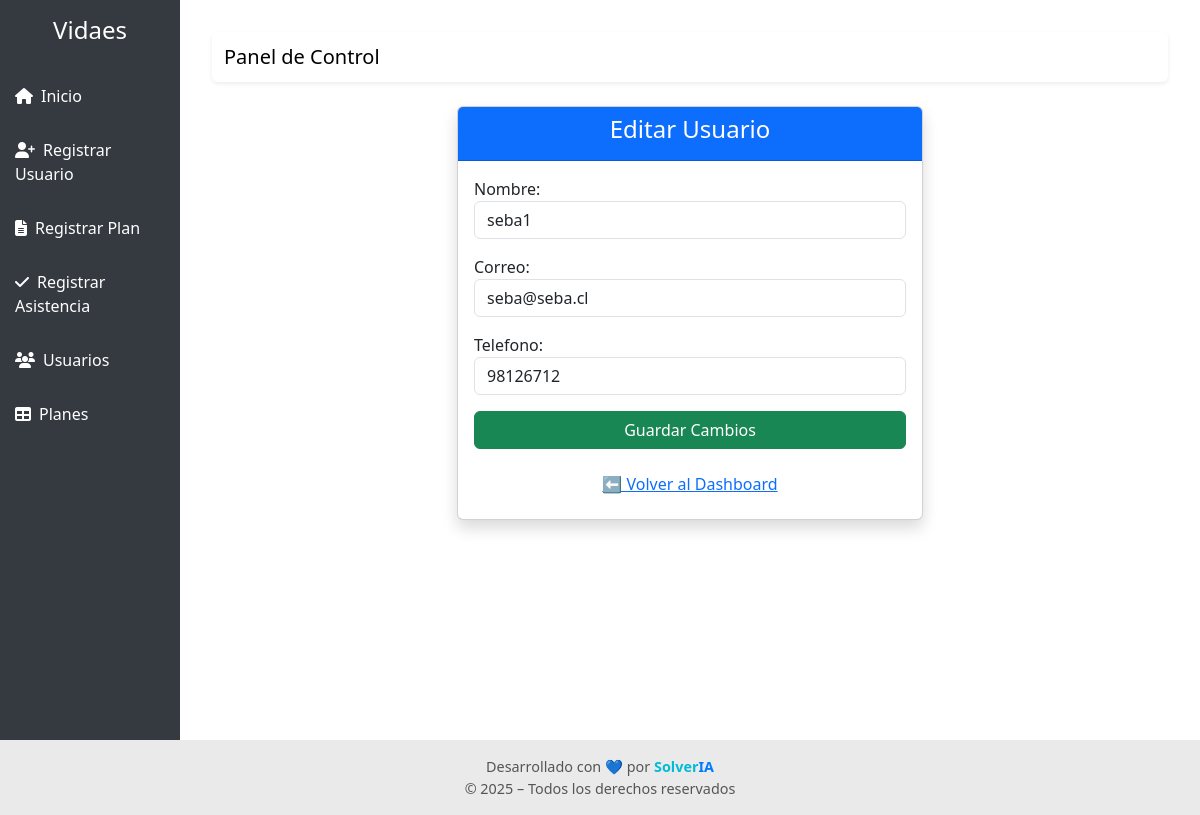
/asistencia/editar-usuario/1/, run on the app's committed database.
### asistencias/models.py (models this page shows, shortened)
class Usuario(models.Model):
    nombre = models.CharField(max_length=100)
    correo = models.EmailField(unique=True)
    telefono = models.CharField(max_length=20)

### asistencias/views.py (the view)
# urls.py: path("editar-usuario/<int:id>/", views.editar_usuario, name="editar_usuario"),
def editar_usuario(request, id):
    usuario = get_object_or_404(Usuario, id=id)
    if request.method == "POST":
        form = UsuarioForm(request.POST, instance=usuario)
        if form.is_valid():
            form.save()
            messages.success(request, "✅ Usuario actualizado correctamente")
            return redirect("listar_usuarios")
    else:
        form = UsuarioForm(instance=usuario)
    return render(request, "formulario.html", {
        "form": form,
        "titulo": "Editar Usuario",
        "boton": "Guardar Cambios"
    })

### asistencias/forms.py
class UsuarioForm(forms.ModelForm):
    class Meta:
        model = Usuario
        fields = ['nombre', 'correo', 'telefono']
        widgets = {
            'nombre': forms.TextInput(attrs={'class': 'form-control'}),
            'correo': forms.EmailInput(attrs={'class': 'form-control'}),
            'telefono': forms.TextInput(attrs={'class': 'form-control'}),
        }

### templates/formulario.html (shortened to what this page needs)
{% extends "base.html" %}
{% block content %}
<div class="row justify-content-center">
  <div class="col-md-6">
    <div class="card shadow">
      <div class="card-header bg-primary text-white text-center">
        <h4>{{ titulo }}</h4>
      </div>
      <div class="card-body">
        <form method="POST">
          {{ form.as_p }}
          <div class="d-grid">
            <button type="submit" class="btn btn-success">{{ boton }}</button>
          </div>
        </form>
        <div class="text-center mt-3">
          <a href="/" class="btn btn-link">⬅️ Volver al Dashboard</a>
        </div>
      </div>
    </div>
  </div>
</div>
{% endblock %}

### templates/base.html (style rules this page uses)
body, html { margin: 0; padding: 0; min-height: 100vh; display: flex; flex-direction: column; }

### data on the page
Usuario: nombre "seba1", correo "seba@seba.cl", telefono "98126712"

### other printed values
{{ titulo }} "Editar Usuario"
{{ boton }} "Guardar Cambios"
